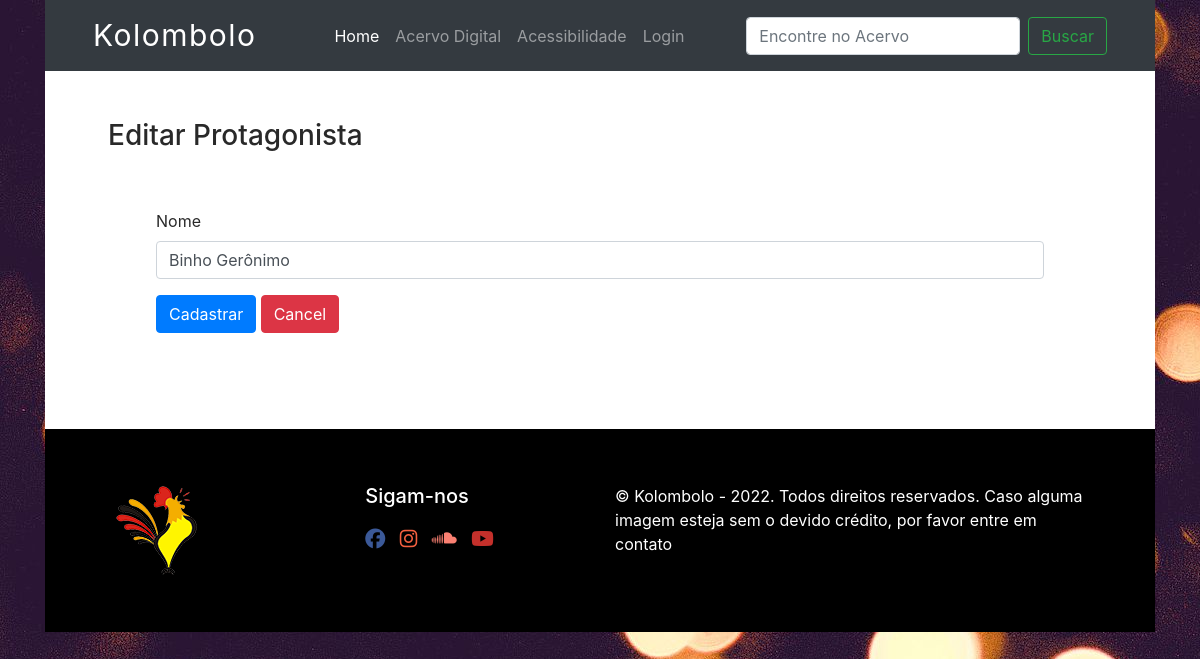
Page /edit-protagonista/2 on the earlier database version.
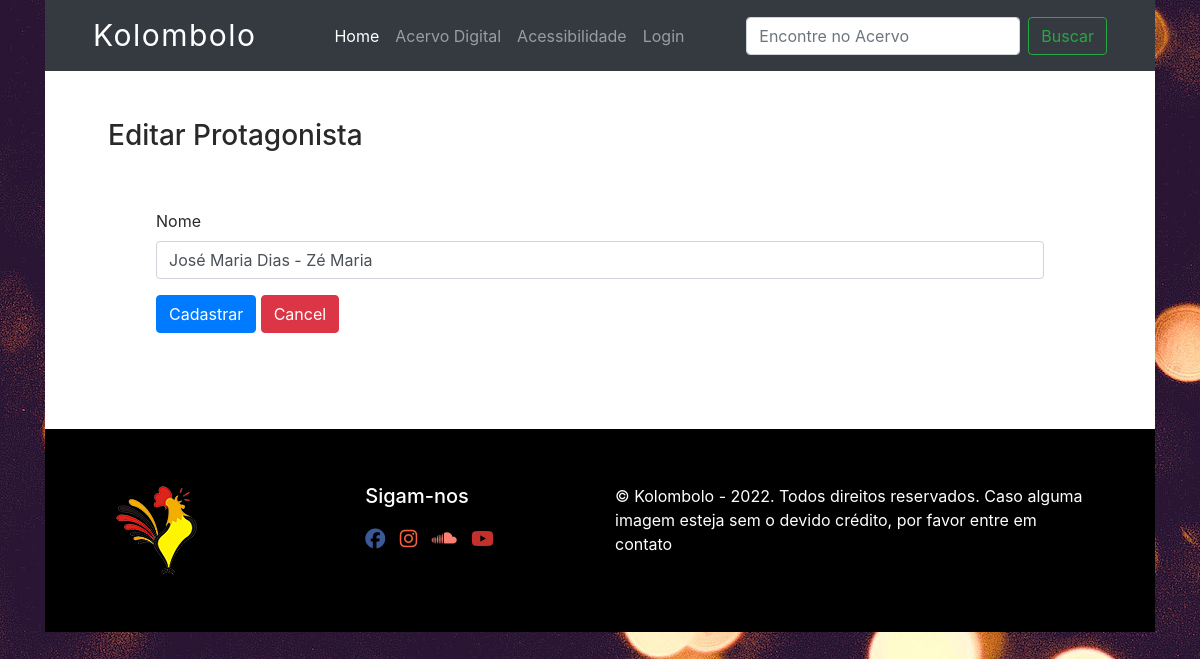
Same page on the later database version.
### database.py (models this page shows, shortened)
class Protagonista(Base):
    __tablename__='protagonista'
    id=Column(Integer(), primary_key=True, autoincrement=True)
    name=Column(String(80), nullable=False, unique=True)

### app.py (the view, shortened to what this page needs)
@app.route("/edit-protagonista/<int:protagonista_id>", methods=["GET", "POST"])
def edit_protagonista(protagonista_id):
    protagonista = local_session.query(Protagonista).get(protagonista_id)
    edit_protagonista = ProtagonistaForm(
        name=protagonista.name
    )
    return render_template("protagonista.html", form=edit_protagonista, is_edit=True)

### forms.py
class ProtagonistaForm(FlaskForm):
    name = StringField("Nome", validators=[DataRequired(MENSAGEM_PADRAO)])
    submit = SubmitField("Cadastrar")

### templates/protagonista.html (shortened to what this page needs)
{% extends "base.html" %}
{% import "bootstrap/wtf.html" as wtf %}
{% block content %}
<div class="container px-5">
  {% if is_edit: %}
      <h3>Editar Protagonista</h3>
      {% else: %}
      <h3>Cadastro Protagonistas</h3>
  {% endif %}
  <div class="container p-5">
    <form class="form form-horizontal" method="post" role="form">
      {{ wtf.form_field(form.name) }}
      {{ wtf.form_field(form.submit, button_map={"submit": "primary"}) }}
      <a href="/protagonista-admin" class="btn btn-danger">Cancel</a>
    </form>
  </div>
</div>
{% endblock %}

Differences in the rows shown:
changed Protagonista: name "Binho Gerônimo" → "José Maria Dias - Zé Maria"
